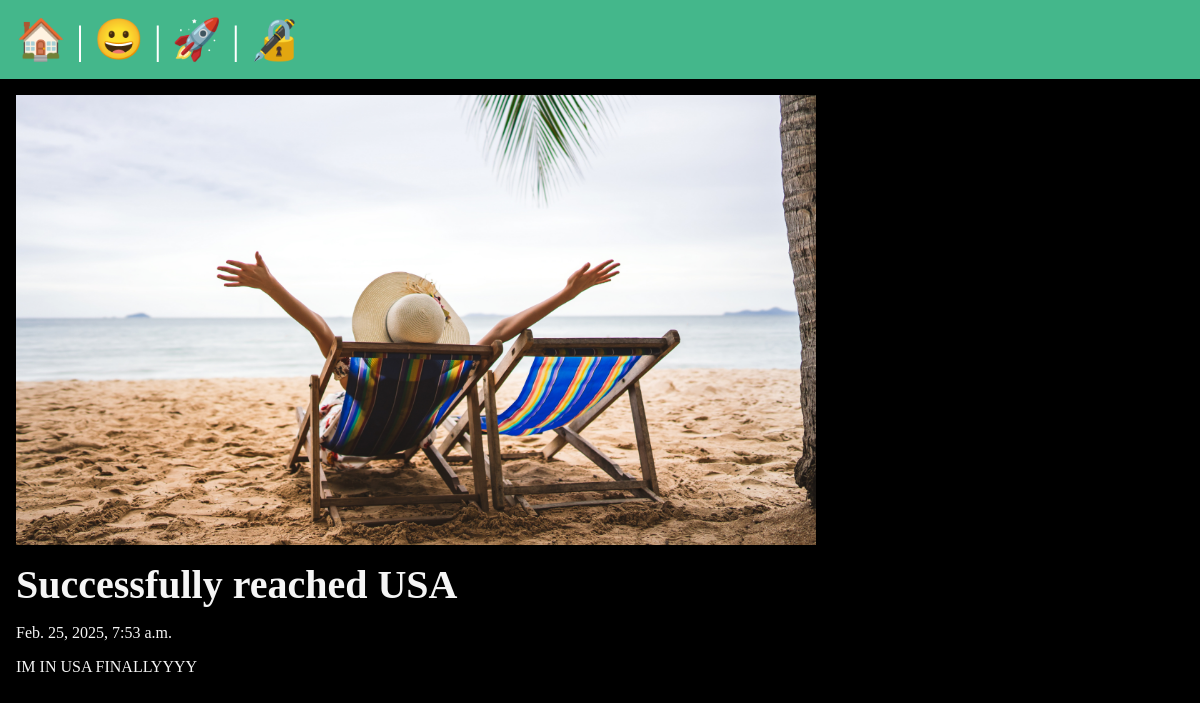
The app's page /posts/usa-post with its own data.
### posts/models.py (models this page shows, shortened)
class Post(models.Model):
    title = models.CharField(max_length=75)
    body = models.TextField()
    slug = models.SlugField()
    date = models.DateTimeField(auto_now_add=True)
    banner = models.ImageField(default='fallback.png', blank=True)
    author = models.ForeignKey(User, on_delete=models.CASCADE, default=None)

### posts/views.py (the view)
def post_page(request, slug):
    post = Post.objects.get(slug=slug)
    return render(request, 'posts/post_page.html', {'post': post})

### posts/templates/posts/post_page.html (shortened to what this page needs)
{% extends 'layout.html' %}
{% block content %}
    <section>
        <img
            class="banner"
            src="{{ post.banner.url }}"
            alt="{{ post.title }}"
        />
        <h1>{{ post.title }}</h1>
        <p>{{ post.date }}</p>
        <p>{{ post.body }}</p>
    </section>
{% endblock %}

### static/css/style.css (style rules this page uses)
* { margin: 0; padding: 0; box-sizing: border-box; }
body { min-height: 100vh; background-color: black; color: whitesmoke; font-size: 3rem; }
section { display: flex; flex-flow: column; gap: 1rem; }
h1, h2 { font-size: 2.5rem; }
p { font-size: 1rem; }
.banner { display: block; width: 100%; max-width: 800px; }

### records on screen
Post: banner (picture), title "Successfully reached USA", date "Feb. 25, 2025, 7:53 a.m.", body "IM IN USA FINALLYYYY"
